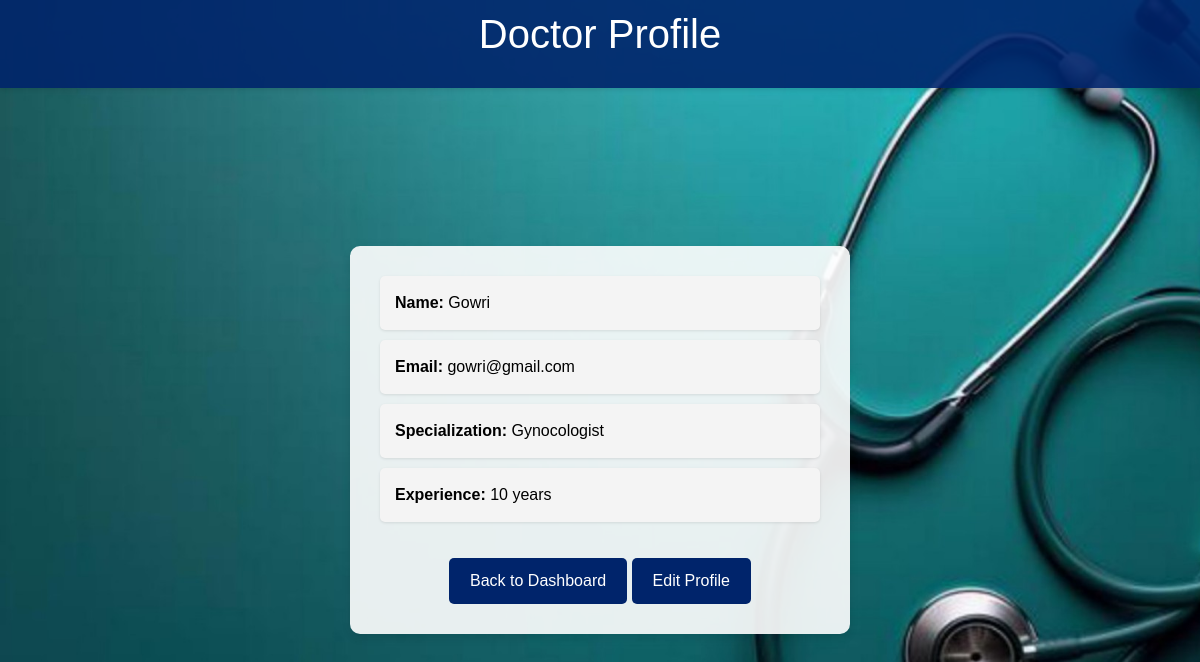
Page /doctor/profile/ (signed in) on the committed database.
### app1/models.py (models this page shows, shortened)
class Doctor(models.Model):
    user = models.OneToOneField(User, on_delete=models.CASCADE)
    specialization = models.CharField(max_length=100)
    experience = models.IntegerField(null=True)

### app1/views.py (the view)
# urls.py: path('doctor/profile/', views.doctor_profile, name='doctor_profile'),
def doctor_profile(request):
    doctor = Doctor.objects.get(user=request.user)
    context = {
        'doctor': doctor,
    }
    return render(request, 'doctor_profile.html', context)

### app1/templates/doctor_profile.html (shortened to what this page needs)
{% load static %}
<!DOCTYPE html>
<html lang="en">
<head>
    <link href="https://maxcdn.bootstrapcdn.com/bootstrap/4.5.2/css/bootstrap.min.css" rel="stylesheet">
</head>
<body>
    <div class="header">
        <h1>Doctor Profile</h1>
    </div>
    <div class="profile-container">
        <ul>
            <li><strong>Name:</strong> {{ doctor.user.username }}</li>
            <li><strong>Email:</strong> {{ doctor.user.email }}</li>
            <li><strong>Specialization:</strong> {{ doctor.specialization }}</li>
            <li><strong>Experience:</strong> {{ doctor.experience }} years</li>
        </ul>
        <a href="{% url 'doctor_dashboard' %}" class="btn btn-custom">Back to Dashboard</a>
        <a href="{% url 'edit_doctor_profile' %}" class="btn btn-custom">Edit Profile</a>
    </div>
</body>
</html>

### rows in the picture
Doctor: user.username "Gowri", user.email "gowri@gmail.com", specialization "Gynocologist", experience "10"
